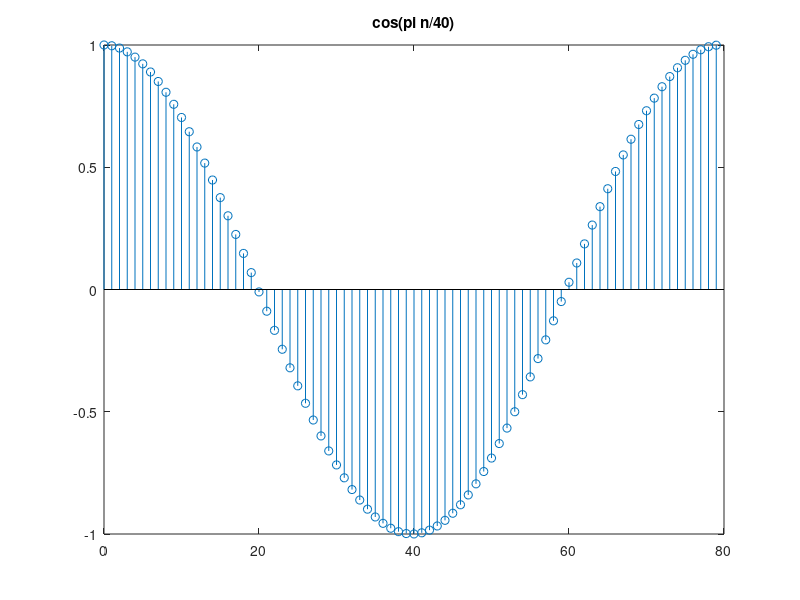
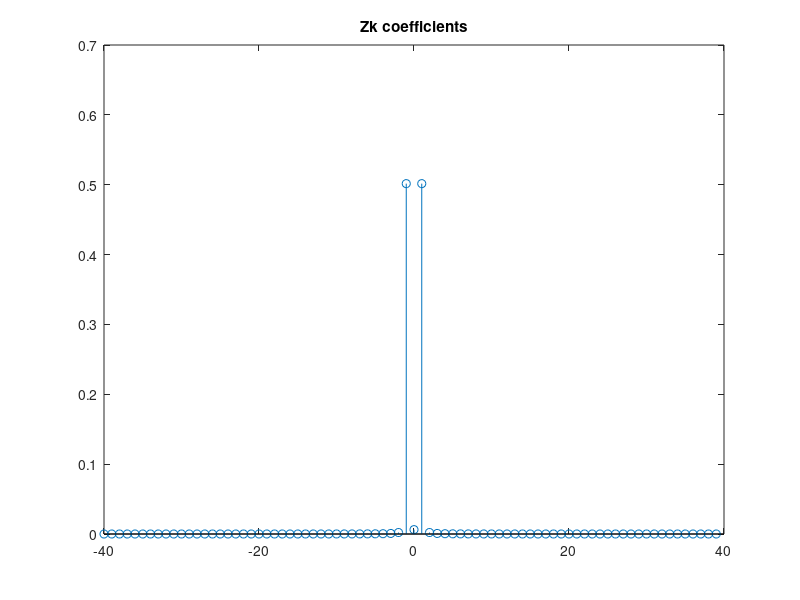
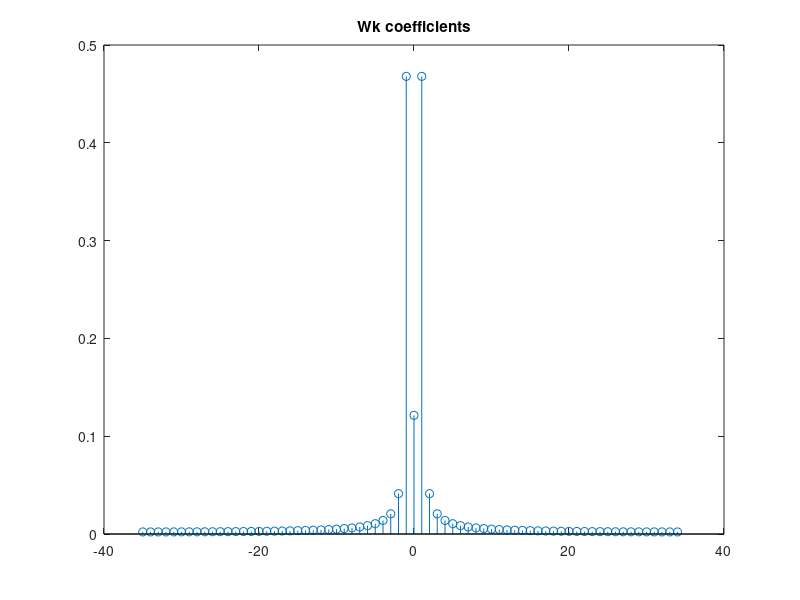

Write the MATLAB code that produced these figures, in order. (Note: this script raises an error after producing the figures.)
%% 1.1
clc; close all;

N = 80;
Fs = 160;

t = linspace(0,1,Fs); % 160 samples per second
n = 0:N-1;
z = cos(4*pi.*t);
figure(1)
stem(n,z(1:80)) % cos(pi n/40)
title("cos(pi n/40)");

% fourier for z
Zk = fft(z(1:N))/N;
Zk_shifted = fftshift(Zk);
k = -floor(N/2):(N-1-floor(N/2)); % frequency axis

figure(2)
stem(k, abs(Zk_shifted))
title("Zk coefficients")

%fourier for w
Nw = 70;
w = z(1:Nw);
Wk = fft(w(1:Nw))/Nw;
Wk_shifted = fftshift(Wk);
kw = -floor(Nw/2):(Nw-1-floor(Nw/2)); % frequency axis
figure(3)
stem(kw, abs(Wk_shifted))
title("Wk coefficients")

%%
clc; close all;
Fs = 8192;
Ts = 1/Fs;
N = 8192;

% compute DTFS
Xk1 = fft(xdtmf1)/N;
Xk2 = fft(xdtmf2)/N;
Xk3 = fft(xdtmf3)/N;
Xk4 = fft(xdtmf4)/N;
Xk7 = fft(xdtmf7)/N;
Xka = fft(xdtmfa)/N;

% shift to center at k = 0
Xk1_shifted = fftshift(Xk1);
Xk2_shifted = fftshift(Xk2);
Xk3_shifted = fftshift(Xk3);
Xk4_shifted = fftshift(Xk4);
Xk7_shifted = fftshift(Xk7);
Xka_shifted = fftshift(Xka);

% define frequency index vector
ks = -floor(N/2):(N-1-floor(N/2));

% plot the magnitudes
figure(1)
stem(ks,abs(Xk1_shifted))
title("xdtmf1")

figure(2)
stem(ks,abs(Xk2_shifted))
title("xdtmf2")

figure(3)
stem(ks,abs(Xk3_shifted))
title("xdtmf3")
 
figure(4)
stem(ks,abs(Xk4_shifted))
title("xdtmf4")

figure(5)
stem(ks,abs(Xk7_shifted))
title("xdtmf7")

figure(6)
stem(ks,abs(Xka_shifted))
title("xdtmfa")

%%
close all; clc;
signal = ydtmf(1:length(ydtmf)/2);
N = length(signal);
Yk = fft(signal)/N;
Yk_shift = fftshift(Yk);
ks = -floor(N/2):(N-1-floor(N/2));
figure(8)
stem(ks,Yk_shift);
title("Yk Coefficients")

% has frequencies: 770Hz and 1336Hz

%% 3
clc;close all;
M = Fst * 0.03;
P = length(y)/M;

yseg = reshape(y,M,P);

% compute fourier series 
Yseg = fft(yseg)/M;
maxval = max(abs(Yseg(:)));

% Set threshold
threshold = 0.01;

% Create Ysegtrunc by keeping only the coefficients larger than threshold * maxval
Ysegtrunc = Yseg .* (abs(Yseg) > threshold * maxval);

% Convert Ysegtrunc to a sparse matrix
Ysegtrunc_sparse = sparse(Ysegtrunc);

% Compare memory usage
memoryInfo = whos;
fprintf('Memory used by Ysegtrunc: %d bytes\n', memoryInfo(strcmp({memoryInfo.name}, 'Ysegtrunc')).bytes);
fprintf('Memory used by Ysegtrunc_sparse: %d bytes\n', memoryInfo(strcmp({memoryInfo.name}, 'Ysegtrunc_sparse')).bytes);

% Inverse Fourier Transform for each column of Ysegtrunc
ytrunc_segments = ifft(Ysegtrunc);

% Reshape the truncated signal back into a single vector
ytrunc = reshape(ytrunc_segments, M*P, 1);

% Plot the original and truncated signals over a specific time interval
% Choose an interval (for example, the first 5000 samples)
interval = 1:5000;

figure;
subplot(3, 1, 1);
plot(interval, y(interval));
title('Original Signal');
xlabel('Sample Index');
ylabel('Amplitude');

subplot(3, 1, 2);
plot(interval, ytrunc(interval));
title('Truncated Signal');
xlabel('Sample Index');
ylabel('Amplitude');

% Plot the difference between ytrunc and y
difference = y(interval) - ytrunc(interval);
subplot(3, 1, 3);
plot(interval, difference);
title('Difference between Original and Truncated Signals');
xlabel('Sample Index');
ylabel('Amplitude');
